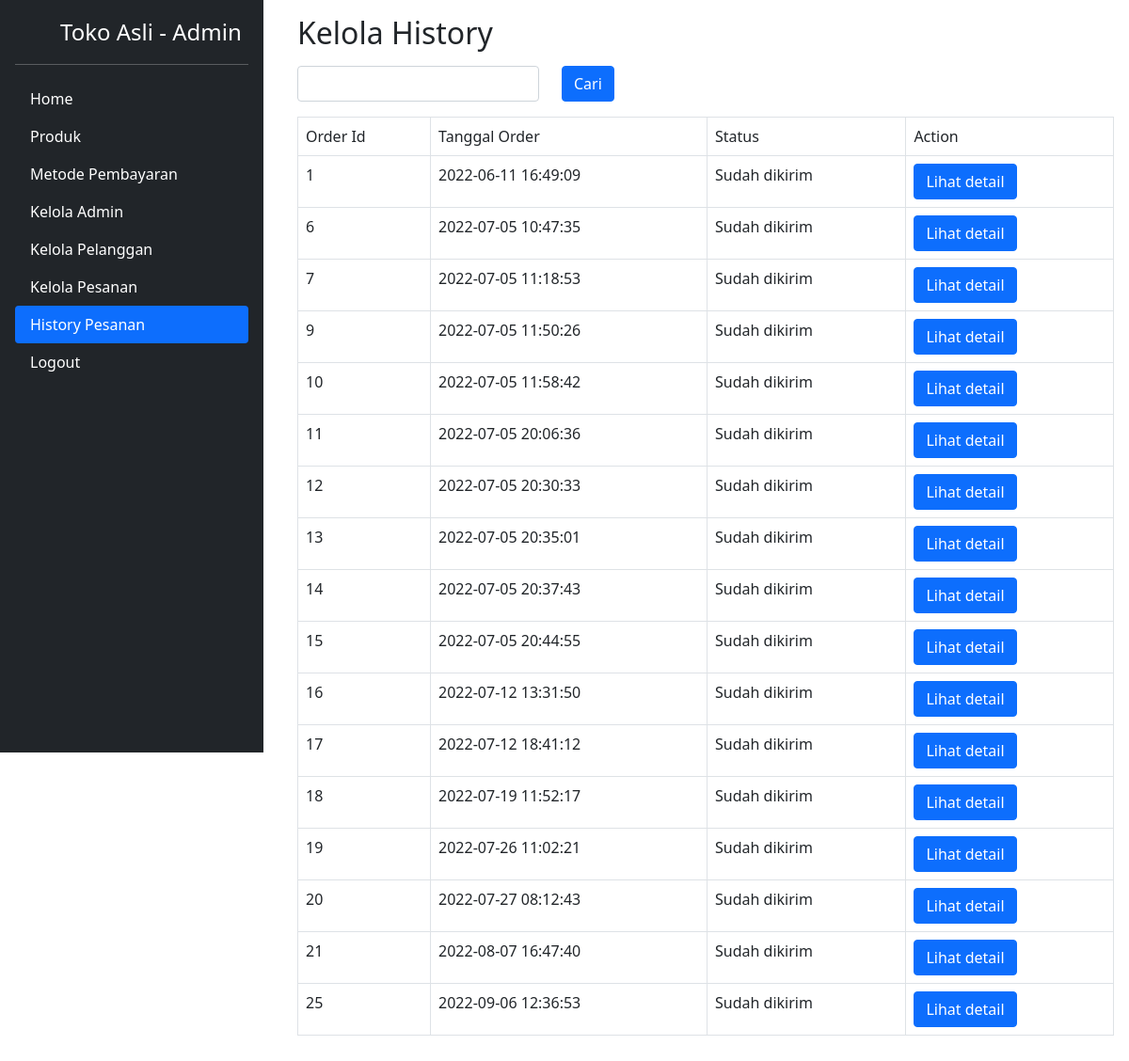
Screenshot of /admin/historypesanan.php (signed in) with the database file from the repository.
### tables this page shows
CREATE TABLE `transaksi` (
  `id` int(11) NOT NULL,
  `tanggal_transaksi` datetime NOT NULL,
  `user_id` int(11) NOT NULL,
  `ppn` int(11) NOT NULL,
  `no_resi` varchar(30) DEFAULT NULL,
  `tanggal_pengiriman` datetime DEFAULT NULL,
  `metode_pembayaran_id` int(11) DEFAULT NULL,
  `bukti_bayar` varchar(255) DEFAULT NULL,
  `tanggal_bayar` datetime DEFAULT NULL,
  `konfirmasi_pembayaran` datetime DEFAULT NULL
);

### admin/historypesanan.php (the view, shortened to what this page needs)
<!DOCTYPE html>
<html lang="en">
<head>
    <link href="https://cdn.jsdelivr.net/npm/bootstrap@5.0.2/dist/css/bootstrap.min.css" rel="stylesheet">
</head>
<body>
    <?php
    include "menu.php";
    ?>
        <div class="d-flex flex-column w-100" style="padding-left: 300px">
            <div class="container p-3">
            <h2>Kelola History</h2>
        <div>
            <form action="" method="POST" class="row mt-3 mb-3">
                <div class="col-auto">
                    <input type="text" class="form-control" id="search" name="search">
                </div>
                <div class="col-auto">
                    <button type="submit" class="btn btn-primary">Cari</button>
                </div>
            </form>
            </div>
            <table class="table table-bordered">
        <tr>
            <td>Order Id</td>
            <td>Tanggal Order</td>
            <td>Status</td>
            <td>Action</td>
        </tr>
        <?php
        include "../config.php";
        if(isset($_POST['search'])) {
            $inputan = $_POST['search'];
            $query = "SELECT * FROM transaksi WHERE id LIKE '%$inputan%' WHERE no_resi IS NOT NULL";
        } else {
            $query = "SELECT * FROM transaksi WHERE no_resi IS NOT NULL";
        }
        $result=mysqli_query($connection, $query);
        $order=mysqli_fetch_array($result, MYSQLI_ASSOC);
        if($order !== null) {
            do {
                $status = 'none';
                if($order['tanggal_bayar'] === null) {
                    $status = 'Menunggu Pembayaran';
                } else if($order['konfirmasi_pembayaran'] === null) {
                    $status = 'Menunggu konfirmasi pembayaran';
                } else if($order['no_resi'] === null) {
                    $status = 'Diproses';
                } else if($order['no_resi'] !== null) {
                    $status = 'Sudah dikirim';
                }
                ?>
                <tr>
                    <td><?php echo $order['id'] ?></td>
                    <td><?php echo $order['tanggal_transaksi'] ?></td>
                    <td><?php echo $status ?></td>
                    <td>
                        <a href="detailorder.php?id=<?= $order['id'] ?>" class="btn btn-primary">Lihat detail</a>
                    </td>
                </tr>
                <?php
                $order=mysqli_fetch_array($result, MYSQLI_ASSOC);
            } while ($order !== null);
        }
        ?>
    </table>
</body>
</html>

### admin/menu.php (style rules this page uses)
html { height: -webkit-fill-available; }
body { display: flex; flex-wrap: nowrap; min-height: 100vh; min-height: -webkit-fill-available; height: -webkit-fill-available; overflow-x: auto; }

### rows the page displays
transaksi: id "1", tanggal_transaksi "2022-06-11 16:49:09", no_resi "Sudah dikirim"
transaksi: id "6", tanggal_transaksi "2022-07-05 10:47:35", no_resi "Sudah dikirim"
transaksi: id "7", tanggal_transaksi "2022-07-05 11:18:53", no_resi "Sudah dikirim"
transaksi: id "9", tanggal_transaksi "2022-07-05 11:50:26", no_resi "Sudah dikirim"
transaksi: id "10", tanggal_transaksi "2022-07-05 11:58:42", no_resi "Sudah dikirim"
transaksi: id "11", tanggal_transaksi "2022-07-05 20:06:36", no_resi "Sudah dikirim"
transaksi: id "12", tanggal_transaksi "2022-07-05 20:30:33", no_resi "Sudah dikirim"
transaksi: id "13", tanggal_transaksi "2022-07-05 20:35:01", no_resi "Sudah dikirim"
transaksi: id "14", tanggal_transaksi "2022-07-05 20:37:43", no_resi "Sudah dikirim"
transaksi: id "15", tanggal_transaksi "2022-07-05 20:44:55", no_resi "Sudah dikirim"
transaksi: id "16", tanggal_transaksi "2022-07-12 13:31:50", no_resi "Sudah dikirim"
transaksi: id "17", tanggal_transaksi "2022-07-12 18:41:12", no_resi "Sudah dikirim"
transaksi: id "18", tanggal_transaksi "2022-07-19 11:52:17", no_resi "Sudah dikirim"
transaksi: id "19", tanggal_transaksi "2022-07-26 11:02:21", no_resi "Sudah dikirim"
transaksi: id "20", tanggal_transaksi "2022-07-27 08:12:43", no_resi "Sudah dikirim"
transaksi: id "21", tanggal_transaksi "2022-08-07 16:47:40", no_resi "Sudah dikirim"
transaksi: id "25", tanggal_transaksi "2022-09-06 12:36:53", no_resi "Sudah dikirim"
